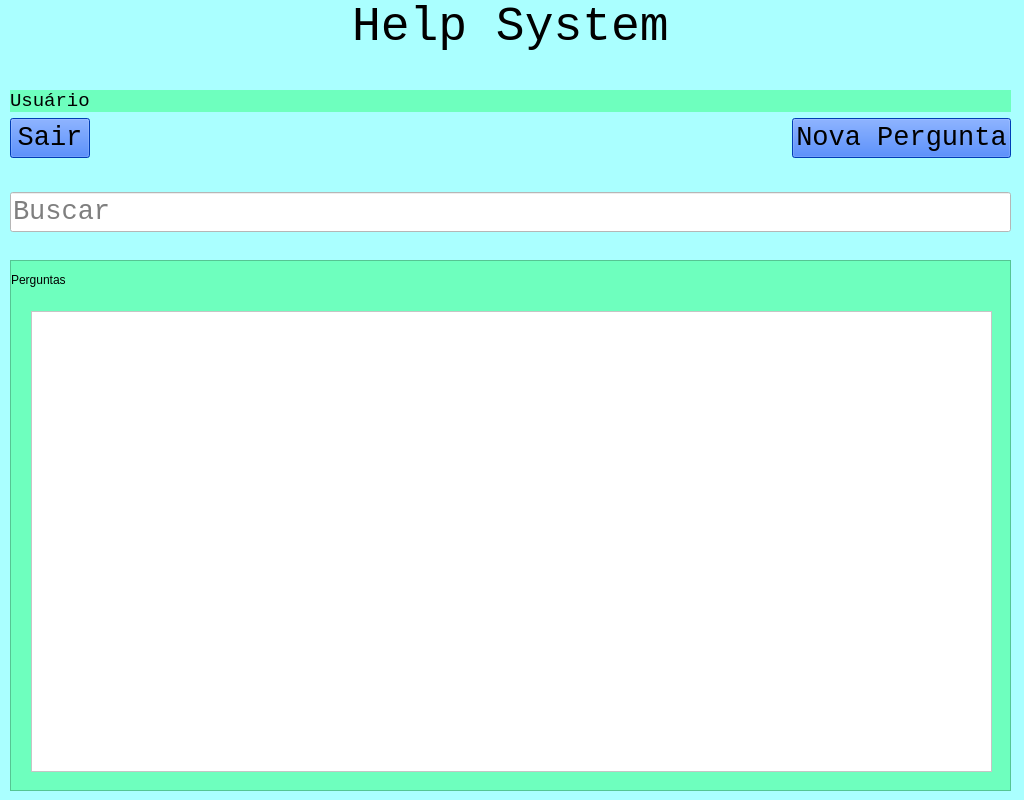
<?xml version="1.0" encoding="UTF-8"?>
<ui version="4.0">
 <class>MainWindow</class>
 <widget class="QMainWindow" name="MainWindow">
  <property name="windowModality">
   <enum>Qt::NonModal</enum>
  </property>
  <property name="geometry">
   <rect>
    <x>0</x>
    <y>0</y>
    <width>1024</width>
    <height>800</height>
   </rect>
  </property>
  <property name="font">
   <font>
    <family>Consolas</family>
    <pointsize>20</pointsize>
   </font>
  </property>
  <property name="windowTitle">
   <string>Help System</string>
  </property>
  <property name="styleSheet">
   <string notr="true">background-color: rgb(170, 255, 255);</string>
  </property>
  <widget class="QWidget" name="centralwidget">
   <property name="font">
    <font>
     <family>Consolas</family>
     <pointsize>20</pointsize>
    </font>
   </property>
   <widget class="QWidget" name="verticalLayoutWidget">
    <property name="geometry">
     <rect>
      <x>10</x>
      <y>0</y>
      <width>1001</width>
      <height>261</height>
     </rect>
    </property>
    <layout class="QVBoxLayout" name="verticalLayout">
     <property name="sizeConstraint">
      <enum>QLayout::SetDefaultConstraint</enum>
     </property>
     <item>
      <layout class="QHBoxLayout" name="horizontalLayout_2">
       <item>
        <spacer name="horizontalSpacer_2">
         <property name="orientation">
          <enum>Qt::Horizontal</enum>
         </property>
         <property name="sizeHint" stdset="0">
          <size>
           <width>40</width>
           <height>20</height>
          </size>
         </property>
        </spacer>
       </item>
       <item>
        <widget class="QLabel" name="label_help_system">
         <property name="font">
          <font>
           <family>Consolas</family>
           <pointsize>36</pointsize>
          </font>
         </property>
         <property name="text">
          <string>Help System</string>
         </property>
        </widget>
       </item>
       <item>
        <spacer name="horizontalSpacer_3">
         <property name="orientation">
          <enum>Qt::Horizontal</enum>
         </property>
         <property name="sizeHint" stdset="0">
          <size>
           <width>40</width>
           <height>20</height>
          </size>
         </property>
        </spacer>
       </item>
      </layout>
     </item>
     <item>
      <spacer name="verticalSpacer_2">
       <property name="orientation">
        <enum>Qt::Vertical</enum>
       </property>
       <property name="sizeHint" stdset="0">
        <size>
         <width>20</width>
         <height>40</height>
        </size>
       </property>
      </spacer>
     </item>
     <item>
      <widget class="QLabel" name="label_usuario">
       <property name="font">
        <font>
         <family>Consolas</family>
         <pointsize>14</pointsize>
         <weight>50</weight>
         <italic>false</italic>
         <bold>false</bold>
        </font>
       </property>
       <property name="styleSheet">
        <string notr="true">background-color: rgb(110, 255, 190);
                font: 14pt &quot;Consolas&quot;;
        </string>
       </property>
       <property name="text">
        <string>Usuário</string>
       </property>
      </widget>
     </item>
     <item>
      <layout class="QHBoxLayout" name="horizontalLayout">
       <item>
        <widget class="QPushButton" name="button_sair">
         <property name="font">
          <font>
           <family>Consolas</family>
           <pointsize>20</pointsize>
          </font>
         </property>
         <property name="autoFillBackground">
          <bool>false</bool>
         </property>
         <property name="styleSheet">
          <string notr="true">background-color: rgb(0, 85, 255);
                    font: 20pt &quot;Consolas&quot;;
            </string>
         </property>
         <property name="text">
          <string>Sair</string>
         </property>
        </widget>
       </item>
       <item>
        <spacer name="horizontalSpacer">
         <property name="orientation">
          <enum>Qt::Horizontal</enum>
         </property>
         <property name="sizeHint" stdset="0">
          <size>
           <width>40</width>
           <height>20</height>
          </size>
         </property>
        </spacer>
       </item>
       <item>
        <widget class="QPushButton" name="button_nova_pergunta">
         <property name="font">
          <font>
           <family>Consolas</family>
           <pointsize>20</pointsize>
          </font>
         </property>
         <property name="autoFillBackground">
          <bool>false</bool>
         </property>
         <property name="styleSheet">
          <string notr="true">background-color: rgb(0, 85, 255);
                    font: 20pt &quot;Consolas&quot;;
            </string>
         </property>
         <property name="text">
          <string>Nova Pergunta</string>
         </property>
        </widget>
       </item>
      </layout>
     </item>
     <item>
      <spacer name="verticalSpacer">
       <property name="orientation">
        <enum>Qt::Vertical</enum>
       </property>
       <property name="sizeHint" stdset="0">
        <size>
         <width>20</width>
         <height>40</height>
        </size>
       </property>
      </spacer>
     </item>
     <item>
      <widget class="QLineEdit" name="line_edit_busca">
       <property name="font">
        <font>
         <family>Consolas</family>
         <pointsize>20</pointsize>
         <weight>50</weight>
         <italic>false</italic>
         <bold>false</bold>
        </font>
       </property>
       <property name="styleSheet">
        <string notr="true">background-color: rgb(255, 255, 255);
                font: 20pt &quot;Consolas&quot;;
        </string>
       </property>
       <property name="text">
        <string/>
       </property>
       <property name="placeholderText">
        <string>Buscar</string>
       </property>
      </widget>
     </item>
     <item>
      <spacer name="verticalSpacer_3">
       <property name="orientation">
        <enum>Qt::Vertical</enum>
       </property>
       <property name="sizeHint" stdset="0">
        <size>
         <width>20</width>
         <height>40</height>
        </size>
       </property>
      </spacer>
     </item>
    </layout>
   </widget>
   <widget class="QScrollArea" name="scrollArea">
    <property name="geometry">
     <rect>
      <x>10</x>
      <y>260</y>
      <width>1001</width>
      <height>531</height>
     </rect>
    </property>
    <property name="styleSheet">
     <string notr="true">background-color: rgb(110, 255, 190);</string>
    </property>
    <property name="widgetResizable">
     <bool>true</bool>
    </property>
    <widget class="QWidget" name="scrollAreaWidgetContents_2">
     <property name="geometry">
      <rect>
       <x>0</x>
       <y>0</y>
       <width>999</width>
       <height>529</height>
      </rect>
     </property>
     <widget class="QLabel" name="label_perguntas">
      <property name="geometry">
       <rect>
        <x>0</x>
        <y>0</y>
        <width>999</width>
        <height>38</height>
       </rect>
      </property>
      <property name="styleSheet">
       <string notr="true">font: 20pt &quot;Consolas&quot;;</string>
      </property>
      <property name="text">
       <string>Perguntas</string>
      </property>
     </widget>
     <widget class="QListWidget" name="list_view_perguntas">
      <property name="geometry">
       <rect>
        <x>20</x>
        <y>50</y>
        <width>961</width>
        <height>461</height>
       </rect>
      </property>
      <property name="font">
       <font>
        <family>Consolas</family>
        <pointsize>20</pointsize>
        <weight>50</weight>
        <italic>false</italic>
        <bold>false</bold>
       </font>
      </property>
      <property name="styleSheet">
       <string notr="true">background-color: rgb(255, 255, 255);
                font: 20pt &quot;Consolas&quot;;
        </string>
      </property>
     </widget>
    </widget>
   </widget>
  </widget>
 </widget>
 <resources/>
 <connections/>
</ui>
